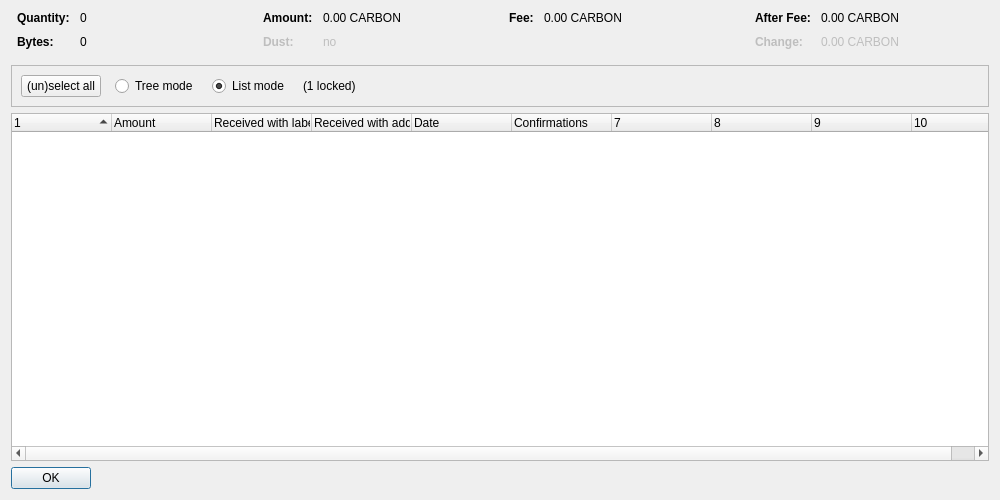
<?xml version="1.0" encoding="UTF-8"?>
<ui version="4.0">
 <class>CoinControlDialog</class>
 <widget class="QDialog" name="CoinControlDialog">
  <property name="geometry">
   <rect>
    <x>0</x>
    <y>0</y>
    <width>1000</width>
    <height>500</height>
   </rect>
  </property>
  <property name="windowTitle">
   <string>Coin Selection</string>
  </property>
  <layout class="QVBoxLayout" name="verticalLayout">
   <item>
    <layout class="QHBoxLayout" name="horizontalLayoutTop" stretch="0,0,0,0">
     <property name="topMargin">
      <number>0</number>
     </property>
     <property name="bottomMargin">
      <number>10</number>
     </property>
     <item>
      <layout class="QFormLayout" name="formLayoutCoinControl1">
       <property name="horizontalSpacing">
        <number>10</number>
       </property>
       <property name="verticalSpacing">
        <number>10</number>
       </property>
       <property name="leftMargin">
        <number>6</number>
       </property>
       <property name="rightMargin">
        <number>6</number>
       </property>
       <item row="0" column="0">
        <widget class="QLabel" name="labelCoinControlQuantityText">
         <property name="font">
          <font>
           <weight>75</weight>
           <bold>true</bold>
          </font>
         </property>
         <property name="text">
          <string>Quantity:</string>
         </property>
        </widget>
       </item>
       <item row="0" column="1">
        <widget class="QLabel" name="labelCoinControlQuantity">
         <property name="cursor">
          <cursorShape>IBeamCursor</cursorShape>
         </property>
         <property name="contextMenuPolicy">
          <enum>Qt::ActionsContextMenu</enum>
         </property>
         <property name="text">
          <string notr="true">0</string>
         </property>
         <property name="textInteractionFlags">
          <set>Qt::LinksAccessibleByMouse|Qt::TextSelectableByKeyboard|Qt::TextSelectableByMouse</set>
         </property>
        </widget>
       </item>
       <item row="1" column="0">
        <widget class="QLabel" name="labelCoinControlBytesText">
         <property name="font">
          <font>
           <weight>75</weight>
           <bold>true</bold>
          </font>
         </property>
         <property name="text">
          <string>Bytes:</string>
         </property>
        </widget>
       </item>
       <item row="1" column="1">
        <widget class="QLabel" name="labelCoinControlBytes">
         <property name="cursor">
          <cursorShape>IBeamCursor</cursorShape>
         </property>
         <property name="contextMenuPolicy">
          <enum>Qt::ActionsContextMenu</enum>
         </property>
         <property name="text">
          <string notr="true">0</string>
         </property>
         <property name="textInteractionFlags">
          <set>Qt::LinksAccessibleByMouse|Qt::TextSelectableByKeyboard|Qt::TextSelectableByMouse</set>
         </property>
        </widget>
       </item>
      </layout>
     </item>
     <item>
      <layout class="QFormLayout" name="formLayoutCoinControl2">
       <property name="horizontalSpacing">
        <number>10</number>
       </property>
       <property name="verticalSpacing">
        <number>10</number>
       </property>
       <property name="leftMargin">
        <number>6</number>
       </property>
       <property name="rightMargin">
        <number>6</number>
       </property>
       <item row="0" column="0">
        <widget class="QLabel" name="labelCoinControlAmountText">
         <property name="font">
          <font>
           <weight>75</weight>
           <bold>true</bold>
          </font>
         </property>
         <property name="text">
          <string>Amount:</string>
         </property>
        </widget>
       </item>
       <item row="0" column="1">
        <widget class="QLabel" name="labelCoinControlAmount">
         <property name="cursor">
          <cursorShape>IBeamCursor</cursorShape>
         </property>
         <property name="contextMenuPolicy">
          <enum>Qt::ActionsContextMenu</enum>
         </property>
         <property name="text">
          <string notr="true">0.00 CARBON</string>
         </property>
         <property name="textInteractionFlags">
          <set>Qt::LinksAccessibleByMouse|Qt::TextSelectableByKeyboard|Qt::TextSelectableByMouse</set>
         </property>
        </widget>
       </item>
       <item row="1" column="0">
        <widget class="QLabel" name="labelCoinControlLowOutputText">
         <property name="enabled">
          <bool>false</bool>
         </property>
         <property name="font">
          <font>
           <weight>75</weight>
           <bold>true</bold>
          </font>
         </property>
         <property name="text">
          <string>Dust:</string>
         </property>
        </widget>
       </item>
       <item row="1" column="1">
        <widget class="QLabel" name="labelCoinControlLowOutput">
         <property name="enabled">
          <bool>false</bool>
         </property>
         <property name="cursor">
          <cursorShape>IBeamCursor</cursorShape>
         </property>
         <property name="contextMenuPolicy">
          <enum>Qt::ActionsContextMenu</enum>
         </property>
         <property name="text">
          <string notr="true">no</string>
         </property>
         <property name="textInteractionFlags">
          <set>Qt::LinksAccessibleByMouse|Qt::TextSelectableByKeyboard|Qt::TextSelectableByMouse</set>
         </property>
        </widget>
       </item>
      </layout>
     </item>
     <item>
      <layout class="QFormLayout" name="formLayoutCoinControl3">
       <property name="horizontalSpacing">
        <number>10</number>
       </property>
       <property name="verticalSpacing">
        <number>10</number>
       </property>
       <property name="leftMargin">
        <number>6</number>
       </property>
       <property name="rightMargin">
        <number>6</number>
       </property>
       <item row="0" column="0">
        <widget class="QLabel" name="labelCoinControlFeeText">
         <property name="font">
          <font>
           <weight>75</weight>
           <bold>true</bold>
          </font>
         </property>
         <property name="text">
          <string>Fee:</string>
         </property>
        </widget>
       </item>
       <item row="0" column="1">
        <widget class="QLabel" name="labelCoinControlFee">
         <property name="cursor">
          <cursorShape>IBeamCursor</cursorShape>
         </property>
         <property name="contextMenuPolicy">
          <enum>Qt::ActionsContextMenu</enum>
         </property>
         <property name="text">
          <string notr="true">0.00 CARBON</string>
         </property>
         <property name="textInteractionFlags">
          <set>Qt::LinksAccessibleByMouse|Qt::TextSelectableByKeyboard|Qt::TextSelectableByMouse</set>
         </property>
        </widget>
       </item>
      </layout>
     </item>
     <item>
      <layout class="QFormLayout" name="formLayoutCoinControl4">
       <property name="horizontalSpacing">
        <number>10</number>
       </property>
       <property name="verticalSpacing">
        <number>10</number>
       </property>
       <property name="leftMargin">
        <number>6</number>
       </property>
       <property name="rightMargin">
        <number>6</number>
       </property>
       <item row="0" column="0">
        <widget class="QLabel" name="labelCoinControlAfterFeeText">
         <property name="font">
          <font>
           <weight>75</weight>
           <bold>true</bold>
          </font>
         </property>
         <property name="text">
          <string>After Fee:</string>
         </property>
        </widget>
       </item>
       <item row="0" column="1">
        <widget class="QLabel" name="labelCoinControlAfterFee">
         <property name="cursor">
          <cursorShape>IBeamCursor</cursorShape>
         </property>
         <property name="contextMenuPolicy">
          <enum>Qt::ActionsContextMenu</enum>
         </property>
         <property name="text">
          <string notr="true">0.00 CARBON</string>
         </property>
         <property name="textInteractionFlags">
          <set>Qt::LinksAccessibleByMouse|Qt::TextSelectableByKeyboard|Qt::TextSelectableByMouse</set>
         </property>
        </widget>
       </item>
       <item row="1" column="0">
        <widget class="QLabel" name="labelCoinControlChangeText">
         <property name="enabled">
          <bool>false</bool>
         </property>
         <property name="font">
          <font>
           <weight>75</weight>
           <bold>true</bold>
          </font>
         </property>
         <property name="text">
          <string>Change:</string>
         </property>
        </widget>
       </item>
       <item row="1" column="1">
        <widget class="QLabel" name="labelCoinControlChange">
         <property name="enabled">
          <bool>false</bool>
         </property>
         <property name="cursor">
          <cursorShape>IBeamCursor</cursorShape>
         </property>
         <property name="contextMenuPolicy">
          <enum>Qt::ActionsContextMenu</enum>
         </property>
         <property name="text">
          <string notr="true">0.00 CARBON</string>
         </property>
         <property name="textInteractionFlags">
          <set>Qt::LinksAccessibleByMouse|Qt::TextSelectableByKeyboard|Qt::TextSelectableByMouse</set>
         </property>
        </widget>
       </item>
      </layout>
     </item>
    </layout>
   </item>
   <item>
    <widget class="QFrame" name="frame">
     <property name="minimumSize">
      <size>
       <width>0</width>
       <height>40</height>
      </size>
     </property>
     <property name="frameShape">
      <enum>QFrame::StyledPanel</enum>
     </property>
     <property name="frameShadow">
      <enum>QFrame::Sunken</enum>
     </property>
     <layout class="QHBoxLayout" name="horizontalLayout">
      <item>
       <layout class="QHBoxLayout" name="horizontalLayoutPanel" stretch="0,0,0,0,0">
        <property name="spacing">
         <number>14</number>
        </property>
        <item>
         <widget class="QPushButton" name="pushButtonSelectAll">
          <property name="sizePolicy">
           <sizepolicy hsizetype="Maximum" vsizetype="Fixed">
            <horstretch>0</horstretch>
            <verstretch>0</verstretch>
           </sizepolicy>
          </property>
          <property name="text">
           <string>(un)select all</string>
          </property>
          <property name="autoDefault">
           <bool>false</bool>
          </property>
         </widget>
        </item>
        <item>
         <widget class="QRadioButton" name="radioTreeMode">
          <property name="sizePolicy">
           <sizepolicy hsizetype="Maximum" vsizetype="Fixed">
            <horstretch>0</horstretch>
            <verstretch>0</verstretch>
           </sizepolicy>
          </property>
          <property name="text">
           <string>Tree mode</string>
          </property>
         </widget>
        </item>
        <item>
         <widget class="QRadioButton" name="radioListMode">
          <property name="sizePolicy">
           <sizepolicy hsizetype="Maximum" vsizetype="Fixed">
            <horstretch>0</horstretch>
            <verstretch>0</verstretch>
           </sizepolicy>
          </property>
          <property name="text">
           <string>List mode</string>
          </property>
          <property name="checked">
           <bool>true</bool>
          </property>
         </widget>
        </item>
        <item>
         <widget class="QLabel" name="labelLocked">
          <property name="text">
           <string notr="true">(1 locked)</string>
          </property>
         </widget>
        </item>
        <item>
         <spacer name="horizontalSpacer">
          <property name="orientation">
           <enum>Qt::Horizontal</enum>
          </property>
          <property name="sizeHint" stdset="0">
           <size>
            <width>40</width>
            <height>20</height>
           </size>
          </property>
         </spacer>
        </item>
       </layout>
      </item>
     </layout>
    </widget>
   </item>
   <item>
    <widget class="CoinControlTreeWidget" name="treeWidget">
     <property name="contextMenuPolicy">
      <enum>Qt::CustomContextMenu</enum>
     </property>
     <property name="sortingEnabled">
      <bool>false</bool>
     </property>
     <property name="columnCount">
      <number>10</number>
     </property>
     <attribute name="headerShowSortIndicator" stdset="0">
      <bool>true</bool>
     </attribute>
     <attribute name="headerStretchLastSection">
      <bool>false</bool>
     </attribute>
     <column>
      <property name="text">
       <string/>
      </property>
     </column>
     <column>
      <property name="text">
       <string>Amount</string>
      </property>
     </column>
     <column>
      <property name="text">
       <string>Received with label</string>
      </property>
     </column>
     <column>
      <property name="text">
       <string>Received with address</string>
      </property>
     </column>
     <column>
      <property name="text">
       <string>Date</string>
      </property>
     </column>
     <column>
      <property name="text">
       <string>Confirmations</string>
      </property>
      <property name="toolTip">
       <string>Confirmed</string>
      </property>
     </column>
     <column>
      <property name="text">
       <string/>
      </property>
     </column>
     <column>
      <property name="text">
       <string/>
      </property>
     </column>
     <column>
      <property name="text">
       <string/>
      </property>
     </column>
     <column>
      <property name="text">
       <string/>
      </property>
     </column>
    </widget>
   </item>
   <item>
    <widget class="QDialogButtonBox" name="buttonBox">
     <property name="sizePolicy">
      <sizepolicy hsizetype="Maximum" vsizetype="Fixed">
       <horstretch>0</horstretch>
       <verstretch>0</verstretch>
      </sizepolicy>
     </property>
     <property name="orientation">
      <enum>Qt::Horizontal</enum>
     </property>
     <property name="standardButtons">
      <set>QDialogButtonBox::Ok</set>
     </property>
    </widget>
   </item>
  </layout>
 </widget>
 <customwidgets>
  <customwidget>
   <class>CoinControlTreeWidget</class>
   <extends>QTreeWidget</extends>
   <header>coincontroltreewidget.h</header>
  </customwidget>
 </customwidgets>
 <resources/>
 <connections/>
</ui>
